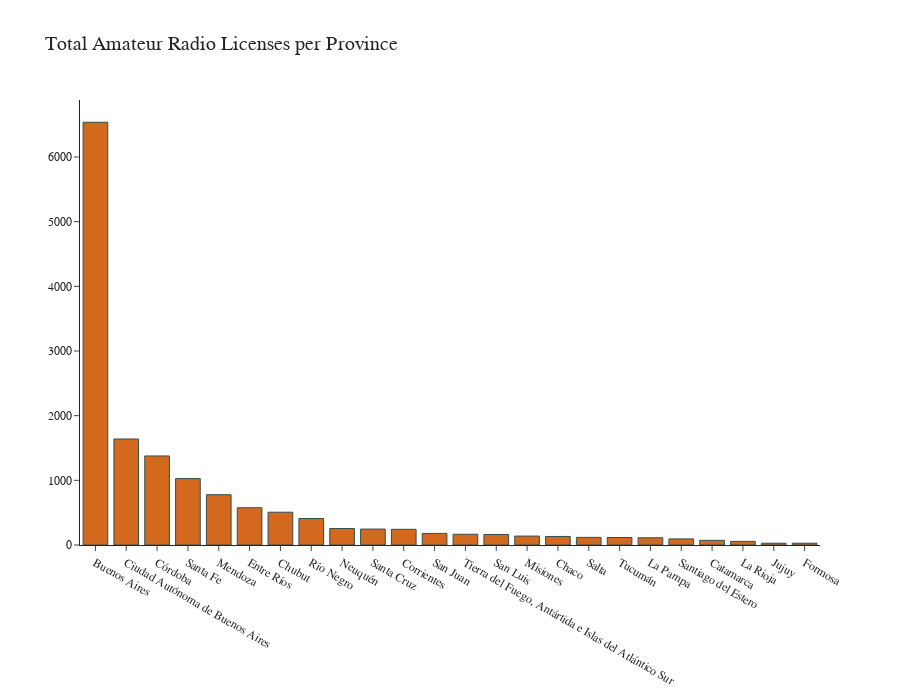

Source (notebook cell):
### Code cell
fig1 = px.bar(gdf['total_licenses'].sort_values(ascending=False), title='Total Amateur Radio Licenses per Province', template='simple_white')
fig1.update_layout(height=700, font_family='Ubuntu', title_font_size=20, xaxis_title=None, yaxis_title=None, showlegend=False)
fig1.update_traces(marker_color='chocolate', marker_line_color='DarkSlateGrey', marker_line_width=1, hovertemplate='Licenses: %{y}<extra></extra>')
fig1.update_layout(hovermode='x unified')
fig1.show()

### Figure 1 — Plotly figure (JSON) as saved in the notebook; plotly's stock layout.template omitted (floating-point values rounded to 4 significant figures)
{"data": [{"alignmentgroup": "True", "hovertemplate": "Licenses: %{y}<extra></extra>", "legendgroup": "total_licenses", "marker": {"color": "chocolate", "line": {"color": "DarkSlateGrey", "width": 1}, "pattern": {"shape": ""}}, "name": "total_licenses", "offsetgroup": "total_licenses", "orientation": "v", "showlegend": true, "textposition": "auto", "type": "bar", "x": ["Buenos Aires", "Ciudad Autónoma de Buenos Aires", "Córdoba", "Santa Fe", "Mendoza", "Entre Ríos", "Chubut", "Río Negro", "Neuquén", "Santa Cruz", "Corrientes", "San Juan", "Tierra del Fuego, Antártida e Islas del Atlántico Sur", "San Luis", "Misiones", "Chaco", "Salta", "Tucumán", "La Pampa", "Santiago del Estero", "Catamarca", "La Rioja", "Jujuy", "Formosa"], "xaxis": "x", "y": [6537, 1639, 1377, 1027, 778, 576, 507, 410, 255, 246, 243, 179, 166, 163, 138, 132, 118, 116, 112, 94, 72, 56, 27, 27], "yaxis": "y"}], "layout": {"barmode": "relative", "font": {"family": "Ubuntu"}, "height": 700, "hovermode": "x unified", "legend": {"title": {"text": "variable"}, "tracegroupgap": 0}, "showlegend": false, "title": {"font": {"size": 20}, "text": "Total Amateur Radio Licenses per Province"}, "xaxis": {"anchor": "y", "domain": [0, 1], "title": {}}, "yaxis": {"anchor": "x", "domain": [0, 1], "title": {}}}}
